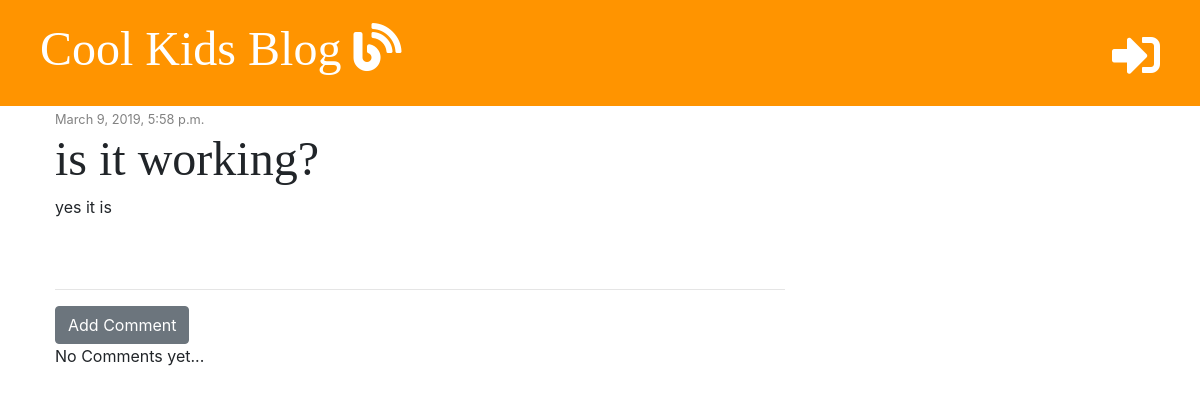
The page /post/6/ on the database as committed earlier.
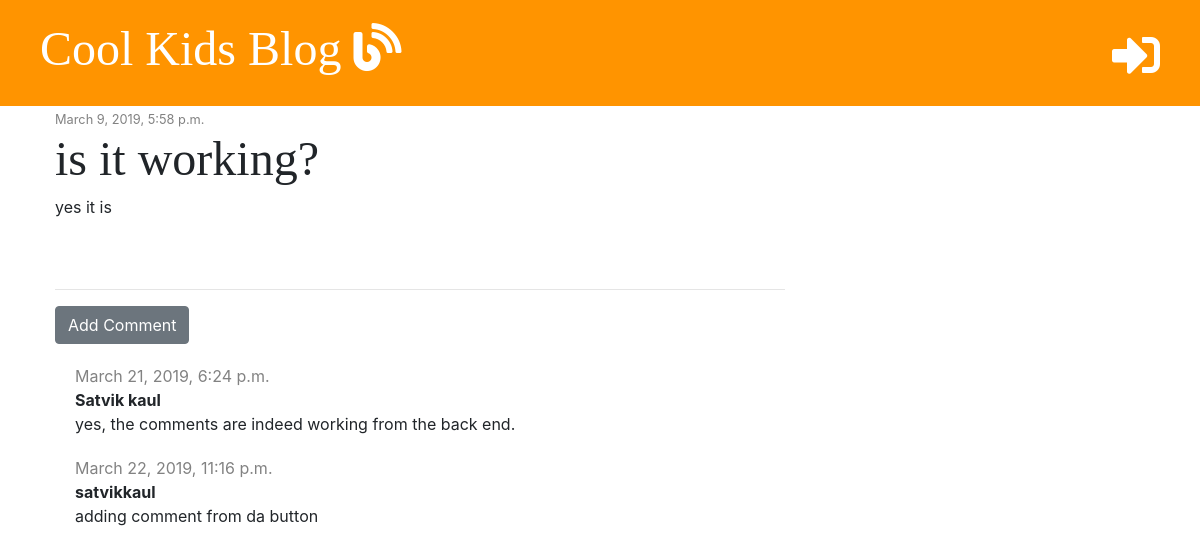
The same page on the database as committed later.
### blog/models.py (models this page shows, shortened)
class Post(models.Model):
    author = models.ForeignKey('auth.User', on_delete=models.CASCADE)
    title = models.CharField(max_length=200)
    text = models.TextField()
    created_date = models.DateTimeField(default=timezone.now)
    published_date = models.DateTimeField(blank=True, null=True)

class Comment(models.Model):
    post = models.ForeignKey('blog.Post', on_delete=models.CASCADE, related_name='comments')
    author = models.CharField(max_length=200)
    text = models.TextField()
    created_date = models.DateTimeField(default=timezone.now)

### blog/views.py (the view)
# urls.py: path('post/<int:pk>/', views.post_detail, name='post_detail'),
def post_detail(request, pk):
    post = get_object_or_404(Post, pk=pk)
    stuff_for_frontend = {'post' : post}
    return render(request, 'blog/post_detail.html', stuff_for_frontend)

### blog/templates/blog/post_detail.html (shortened to what this page needs)
{% extends 'blog/base.html' %}
{% block content %}
    <div class="post">
        {% if post.published_date %}
            <div class="date">
                <small>{{ post.published_date }}</small>
            </div>
            {% else %}
                  <a href="{% url 'post_publish' pk=post.pk %}" class="btn btn-primary">Publish</a>
        {% endif %}
        <h1>{{ post.title }}</h1>
        <p>{{ post.text|linebreaksbr }}</p>
    </div>
    <hr>
    <a href="{% url 'add_comment_to_post' pk=post.pk %}" class="btn btn-secondary">Add Comment</a>
    {% for comment in post.comments.all %}
        <div class="comment">
          <div class="date">
            {{ comment.created_date }}
          </div>
          <strong>{{ comment.author }}</strong>
          <p>{{ comment.text }}</p>
        </div>
    {% empty %}
          <p>No Comments yet...</p>
    {% endfor %}
{% endblock %}

### blog/templates/blog/base.html (shortened to what this page needs)
{% load staticfiles %}
<!DOCTYPE html>
<html lang="en" dir="ltr">
  <head>
    <link rel="stylesheet" href="https://stackpath.bootstrapcdn.com/bootstrap/4.3.1/css/bootstrap.min.css">
    <link rel="stylesheet" href="https://use.fontawesome.com/releases/v5.7.2/css/all.css">
    <link rel="stylesheet" href="{% static 'css/blog.css' %}">
  </head>
  <body>
    <div class="page-header">
      {% if user.is_authenticated %}
          <p class="top-menu">
          <a href="{% url 'post_draft_list' %}" class="top-menu" title="Add a draft"><i class="fab fa-firstdraft" ></i></a>
          <a href="{% url 'post_new' %} " class="top-menu" title="Create a blog"><i class="fas fa-plus" ></i></a>
          Hello, {{ user.username }}<a href="{% url 'logout' %}" class="top-menu" ><small>(Log out)</small></a></p>
      {% else %}
          <a href="{% url 'login' %} " class="top-menu" title="Login"><i class="fas fa-sign-in-alt"></i></a>
      {% endif %}
      <h1><a href="/" title="Home Page">Cool Kids Blog </a><i class="fas fa-blog"></i></h1>
    </div>
    <div class="content container">
      <div class="row">
          <div class="col-md-8">
              {% block content %}
              {% endblock %}
          </div>
      </div>
    </div>
  </body>
</html>

### blog/static/css/blog.css (style rules this page uses)
.page-header { background-color: #ff9400 ; margin-top: 0; padding : 20px 20px 20px 40px ; }
.page-header h1, .page-header a { color: #ffffff ; font-size: 36pt; text-decoration: none; }
.content { margin-left: 40px; }
h1, h2, h3, h4 { font-family: 'Tangerine', 'Inconsolata' , 'Droid Sans', serif; font-size: 48px; }
.date { color: #828282; }
.top-menu, .top-menu a { color: #ffffff; float: right; font-size: 26pt; margin-right: 20px; padding-left: 10px; }
.post { margin-bottom: 70px; }
.comment { margin: 20px 0px 20px 20px; }

Rows that differ between the two databases and show on the page:
added Comment: created_date "March 21, 2019, 6:24 p.m.", author "Satvik kaul", text "yes, the comments are indeed working from the back end."
added Comment: created_date "March 22, 2019, 11:16 p.m.", author "satvikkaul", text "adding comment from da button"
Other text that changed with them:
text no longer shown: "No Comments yet..."
